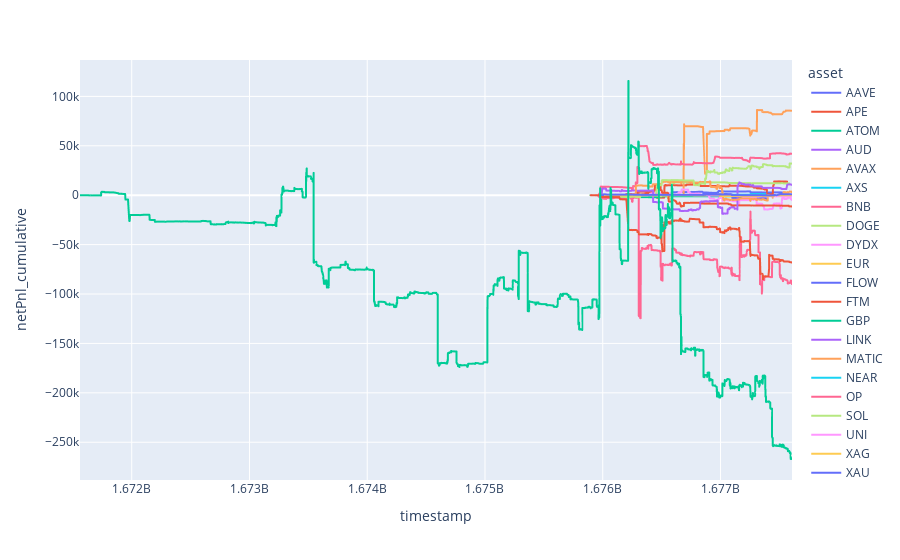

This figure's notebook cell:
### Code cell
px.line(
    df_market_pnl,
    x='timestamp',
    y='netPnl_cumulative',
    color='asset'
)
